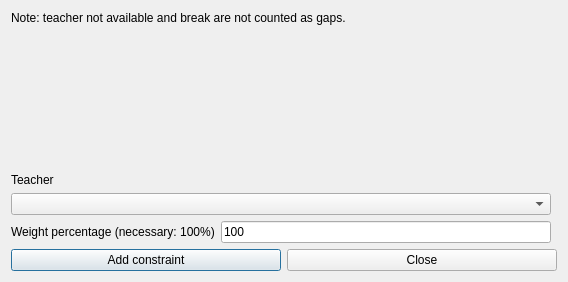
<?xml version="1.0" encoding="UTF-8"?>
<ui version="4.0">
 <class>AddConstraintTeacherMaxZeroGapsPerAfternoonForm_template</class>
 <widget class="QDialog" name="AddConstraintTeacherMaxZeroGapsPerAfternoonForm_template">
  <property name="geometry">
   <rect>
    <x>0</x>
    <y>0</y>
    <width>568</width>
    <height>282</height>
   </rect>
  </property>
  <property name="windowTitle">
   <string extracomment="This is the title of the dialog to add a new constraint of this type">Add teacher max zero gaps per afternoon</string>
  </property>
  <layout class="QGridLayout" name="gridLayout">
   <item row="7" column="0" colspan="3">
    <layout class="QHBoxLayout">
     <item>
      <widget class="QPushButton" name="addConstraintPushButton">
       <property name="text">
        <string>Add constraint</string>
       </property>
      </widget>
     </item>
     <item>
      <widget class="QPushButton" name="closePushButton">
       <property name="text">
        <string>Close</string>
       </property>
      </widget>
     </item>
    </layout>
   </item>
   <item row="4" column="0" colspan="2">
    <widget class="QLabel" name="teacherTextLabel">
     <property name="frameShape">
      <enum>QFrame::NoFrame</enum>
     </property>
     <property name="frameShadow">
      <enum>QFrame::Plain</enum>
     </property>
     <property name="text">
      <string>Teacher</string>
     </property>
     <property name="wordWrap">
      <bool>false</bool>
     </property>
    </widget>
   </item>
   <item row="6" column="1">
    <widget class="QLineEdit" name="weightLineEdit">
     <property name="text">
      <string notr="true">100</string>
     </property>
    </widget>
   </item>
   <item row="5" column="0" colspan="2">
    <widget class="QComboBox" name="teachersComboBox">
     <property name="editable">
      <bool>false</bool>
     </property>
     <property name="insertPolicy">
      <enum>QComboBox::NoInsert</enum>
     </property>
     <property name="duplicatesEnabled">
      <bool>false</bool>
     </property>
    </widget>
   </item>
   <item row="0" column="0" colspan="2">
    <widget class="QLabel" name="weightTextLabel_2">
     <property name="sizePolicy">
      <sizepolicy hsizetype="Minimum" vsizetype="Minimum">
       <horstretch>0</horstretch>
       <verstretch>0</verstretch>
      </sizepolicy>
     </property>
     <property name="frameShape">
      <enum>QFrame::NoFrame</enum>
     </property>
     <property name="frameShadow">
      <enum>QFrame::Plain</enum>
     </property>
     <property name="text">
      <string>Note: teacher not available and break are not counted as gaps.</string>
     </property>
     <property name="wordWrap">
      <bool>true</bool>
     </property>
    </widget>
   </item>
   <item row="6" column="0">
    <widget class="QLabel" name="weightTextLabel">
     <property name="frameShape">
      <enum>QFrame::NoFrame</enum>
     </property>
     <property name="frameShadow">
      <enum>QFrame::Plain</enum>
     </property>
     <property name="text">
      <string>Weight percentage (necessary: 100%)</string>
     </property>
     <property name="wordWrap">
      <bool>false</bool>
     </property>
    </widget>
   </item>
   <item row="3" column="0" colspan="2">
    <spacer name="spacer1">
     <property name="orientation">
      <enum>Qt::Vertical</enum>
     </property>
     <property name="sizeType">
      <enum>QSizePolicy::Expanding</enum>
     </property>
     <property name="sizeHint" stdset="0">
      <size>
       <width>20</width>
       <height>16</height>
      </size>
     </property>
    </spacer>
   </item>
  </layout>
 </widget>
 <layoutdefault spacing="6" margin="11"/>
 <resources/>
 <connections/>
</ui>
